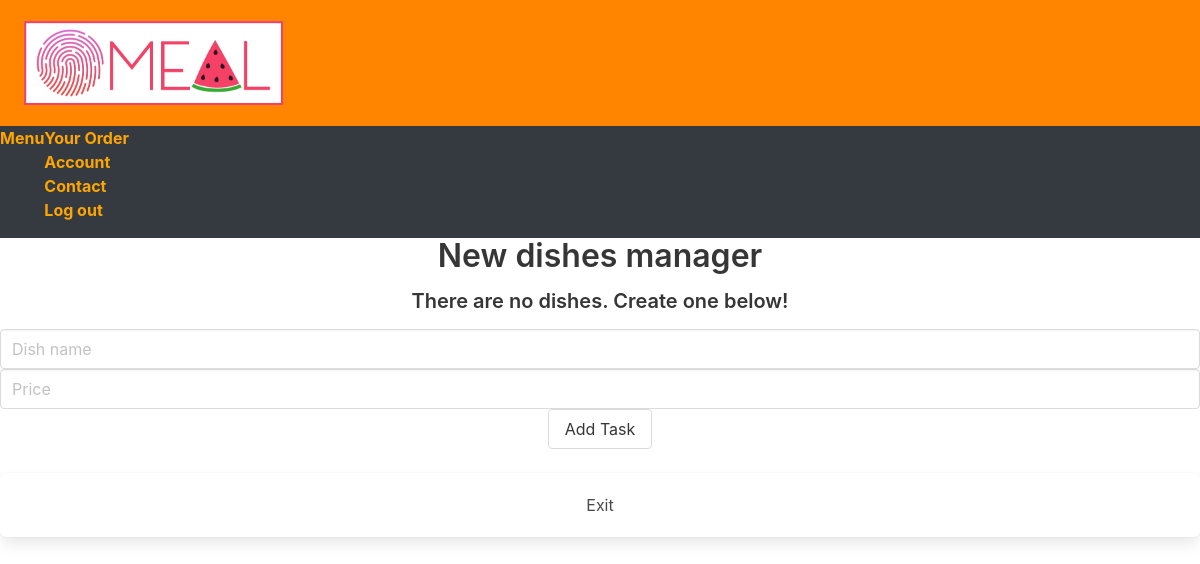
Page /new_dishes_manager on the earlier database version.
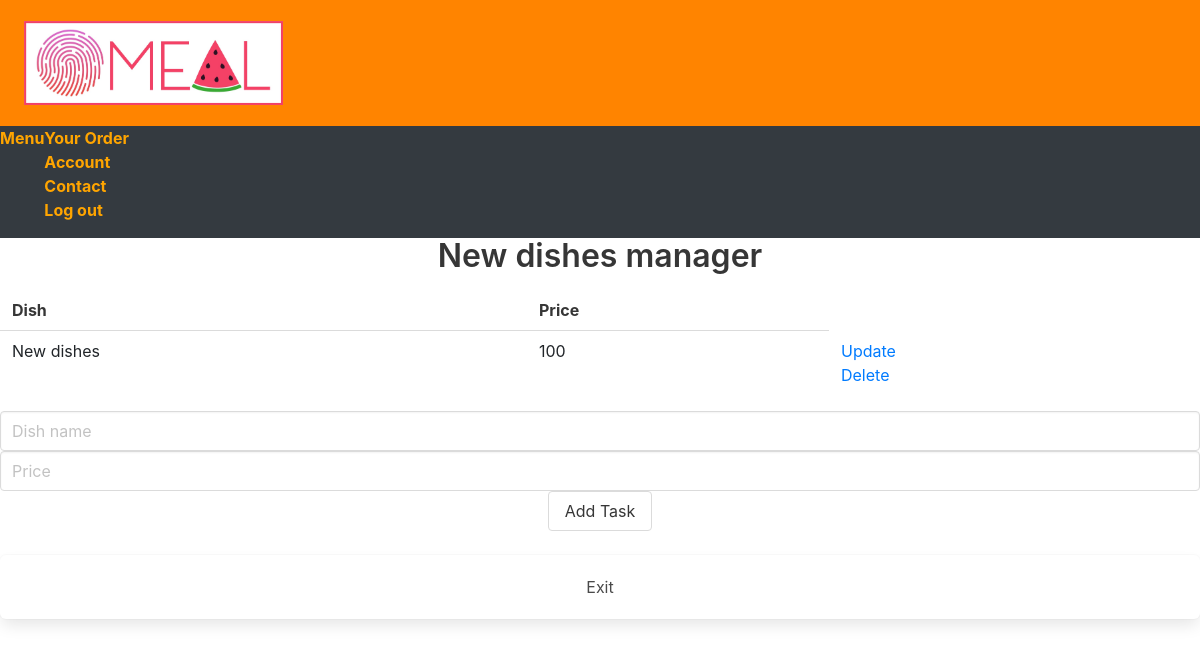
Same page on the later database version.
### main.py (models this page shows, shortened)
class NewDishes(db.Model):
    id = db.Column(db.Integer, primary_key=True)
    name = db.Column(db.String(200), nullable=False)
    price = db.Column(db.Integer)

### main.py (the view)
@main.route('/new_dishes_manager', methods=['POST', 'GET'])
def new_dishes_manager():
    if request.method == 'POST':
        input_name = request.form['name']
        input_price = request.form['price']
        new_dish = NewDishes(name=input_name, price=input_price)
        try:
            db.session.add(new_dish)
            db.session.commit()
            return redirect('/new_dishes_manager')
        except:
            return 'There was an issue adding your dish'
    else:
        dishes = NewDishes.query.order_by(NewDishes.id).all()
        return render_template('menu_manager/new_dishes_manager.html', dishes=dishes)

### templates/menu_manager/new_dishes_manager.html (shortened to what this page needs)
{% extends 'base.html' %}
{% block body %}
<div class="content">
    <h1 class = "has-text-centered">New dishes manager</h1>
    {% if dishes|length < 1 %}
    <h4 class = "has-text-centered">There are no dishes. Create one below!</h4>
    {% else %}
    <table>
        <tr>
            <th>Dish</th>
            <th>Price</th>
        </tr>
        {% for dish in dishes %}
            <tr>
                <td>{{ dish.name }}</td>
                <td>{{ dish.price }}</td>
                <td>
                    <a href="/new_dishes_update/{{dish.id}}">Update</a>
                    <br>
                    <a href="/new_dishes_delete/{{dish.id}}">Delete</a>
                </td>
            </tr>
        {% endfor %}
    </table>
    {% endif %}
    <div class="form has-text-centered ">
        <form action="/new_dishes_manager" method="POST">
            <input class = "input" type="text" name="name" id="name" placeholder = "Dish name">
            <input class = "input" type="number" name="price" id="price" placeholder = "Price">
            <input class = "button" type="submit" value="Add Task">
        </form>
    </div>
    <br>
    <a href="{{ url_for('manager') }}" class="has-text-centered box">Exit</a>
</div>
{% endblock %}

Differences in the rows shown:
added NewDishes: name "New dishes", price "100"
Other differences:
text no longer shown: "There are no dishes. Create one below!"
text now shown: "Dish Price"
